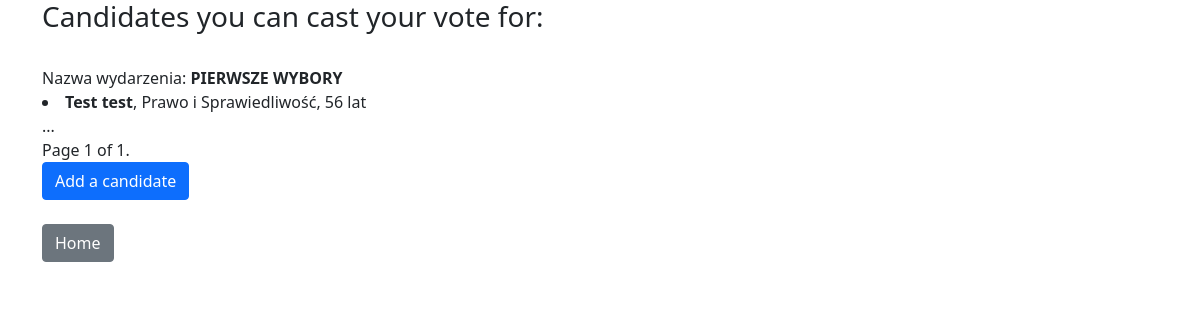
Before: /candidates?page=2 with the older database file.
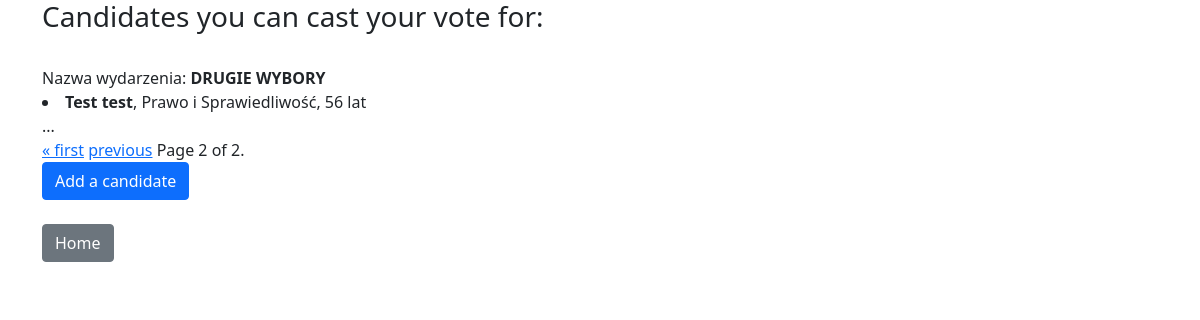
After: the same page with the newer database file.
### polls/models.py (models this page shows, shortened)
class Event(models.Model):
    event_name = models.CharField(max_length=200)
    date = models.DateField()
    candidate = models.ManyToManyField(Candidate, related_name="events")

class Candidate(models.Model):
    first_name = models.CharField(max_length=50)
    last_name = models.CharField(max_length=50)
    party = models.ForeignKey(PoliticalParty, on_delete=models.CASCADE)
    age = models.IntegerField()

class PoliticalParty(models.Model):
    party_name = models.CharField(max_length=50)
    founding_date = models.DateField()
    num_members = models.IntegerField()
    def __str__(self):
        return self.party_name

### polls/views.py (the view)
# urls.py: path('candidates', views.view_candidates, name="view_candidates"),
def view_candidates(request):
    events_list = Event.objects.all()
    paginator = Paginator(events_list, 1)
    page_number = request.GET.get('page')
    page_obj = paginator.get_page(page_number)
    return render(request, 'polls/candidates.html', {'page_obj': page_obj})

### polls/templates/polls/candidates.html (shortened to what this page needs)
{% extends 'base.html' %}
{% block content %}
    <h3>Candidates you can cast your vote for: </h3><br>
{% for event in page_obj %}
    Nazwa wydarzenia: <b>{{ event.event_name|upper }}</b><br>
    {%for candidate in event.candidate.all %}
        <li>
            <b>{{candidate.first_name}} {{candidate.last_name}}</b>, {{candidate.party}}, {{candidate.age}} lat
        </li>
    {% endfor %}
    ...
{% endfor %}
<div class="pagination">
    <span class="step-links">
        {% if page_obj.has_previous %}
            <a href="?page=1">&laquo; first</a>
            <a href="?page={{ page_obj.previous_page_number }}">previous</a>
        {% endif %}
        <span class="current">
            Page {{ page_obj.number }} of {{ page_obj.paginator.num_pages }}.
        </span>
    </span>
</div>
<a href="{% url 'add_candidate' %}" class="btn btn-primary"> Add a candidate </a><br/><br/>
<a href="{% url 'home' %}" class="btn btn-secondary">Home</a>
{% endblock %}

Changed rows visible on the page:
no longer on this page (row unchanged): Event: event_name "PIERWSZE WYBORY", Candidate (first_name "Test", last_name "test", party "Prawo i Sprawiedliwość", age "56")
added Event: event_name "DRUGIE WYBORY", Candidate (first_name "Test", last_name "test", party "Prawo i Sprawiedliwość", age "56")
Other visible differences:
{{ page_obj.number }}: "1" → "2"
{{ page_obj.paginator.num_pages }}: "1" → "2"
text now shown: "« first previous"
